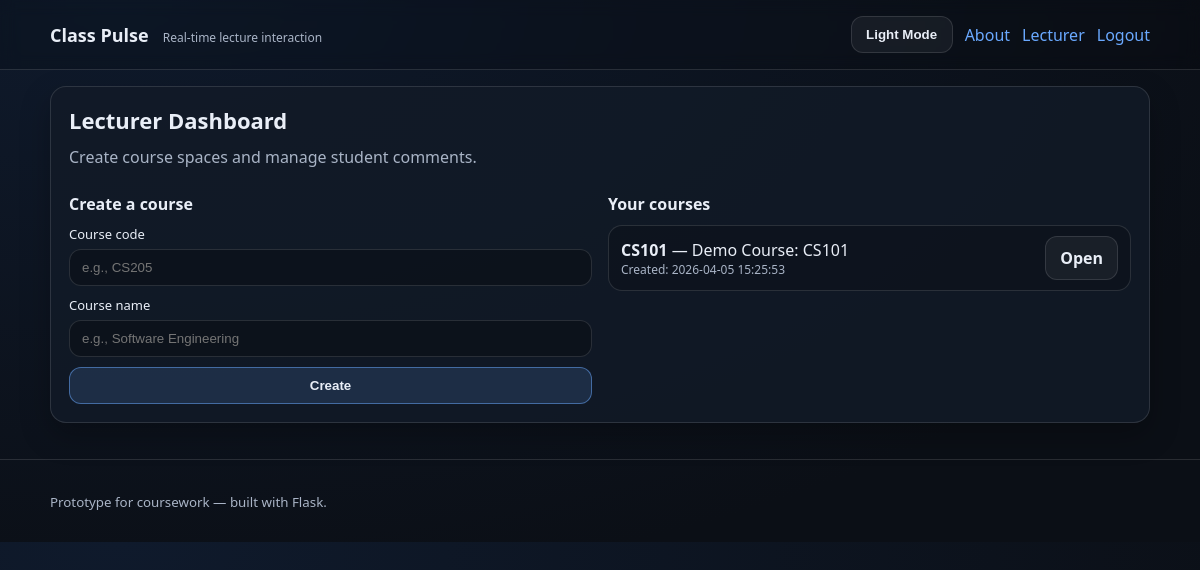
The app's page /lecturer (signed in) with its own data.
### tables this page shows
CREATE TABLE courses (
                id INTEGER PRIMARY KEY AUTOINCREMENT,
                code TEXT UNIQUE NOT NULL,
                name TEXT NOT NULL,
                created_at TEXT NOT NULL
            );

### app.py (the view)
    @app.route("/lecturer", methods=["GET"])
    @require_lecturer
    def lecturer_dashboard():
        db = get_db()
        courses = db.execute("SELECT id, code, name, created_at FROM courses ORDER BY created_at DESC").fetchall()
        return render_template("lecturer_dashboard.html", app_name=APP_NAME, courses=courses)

### templates/lecturer_dashboard.html (shortened to what this page needs)
{% extends "base.html" %}
{% block content %}
  <section class="card">
    <h1>Lecturer Dashboard</h1>
    <p class="muted">Create course spaces and manage student comments.</p>
    <div class="grid">
      <div>
        <h2>Create a course</h2>
        <form method="post" action="{{ url_for('lecturer_create_course') }}" class="form">
          <label>
            Course code
            <input name="code" placeholder="e.g., CS205" required>
          </label>
          <label>
            Course name
            <input name="name" placeholder="e.g., Software Engineering" required>
          </label>
          <button class="btn" type="submit">Create</button>
        </form>
      </div>
      <div>
        <h2>Your courses</h2>
        {% if courses %}
          <ul class="list">
            {% for c in courses %}
              <li class="list-item">
                <div>
                  <strong>{{ c["code"] }}</strong> — {{ c["name"] }}
                  <div class="muted small">Created: {{ c["created_at"] }}</div>
                </div>
                <a class="btn secondary" href="{{ url_for('lecturer_course', course_id=c['id']) }}">Open</a>
              </li>
            {% endfor %}
          </ul>
        {% else %}
          <p class="muted">No courses yet.</p>
        {% endif %}
      </div>
    </div>
  </section>
{% endblock %}

### static/css/style.css (style rules this page uses)
:root { --bg: #0b0f16; --bg-accent: #0f1a2c; --card: rgba(18, 26, 39, 0.85); --text: #e9eef7; --muted: #a9b4c6; --line: rgba(255,255,255,0.12); --accent: #6aa9ff; --danger: #ff6a6a; --warn: #ffd36a; --ok: #7dffb2; --surface: rgba(0,0,0,0.18); --surface-2: rgba(255,255,255,0.05); --input-bg: rgba(0,0,0,0.25); --topbar-bg: rgba(0,0,0,0.15); --shadow: 0 12px 30px rgba(0,0,0,0.25); }
* { box-sizing: border-box; }
body { margin: 0; font-family: system-ui, -apple-system, Segoe UI, Roboto, Helvetica, Arial, "Noto Sans", "Apple Color Emoji","Segoe UI Emoji"; color: var(--text); background: radial-gradient(1200px 600px at 10% 0%, var(--bg-accent), var(--bg)); transition: background 0.25s ease, color 0.25s ease; }
a { color: var(--accent); text-decoration: none; }
.card { background: var(--card); border: 1px solid var(--line); border-radius: 16px; padding: 18px; box-shadow: var(--shadow); }
.grid { display: grid; grid-template-columns: repeat(2, minmax(0, 1fr)); gap: 16px; }
h1 { margin: 0 0 10px 0; font-size: 22px; }
h2 { margin: 14px 0 10px 0; font-size: 16px; }
p { margin: 10px 0; line-height: 1.5; }
.muted { color: var(--muted); }
.small { font-size: 12px; }
.form { display: grid; gap: 10px; }
.form label { display: grid; gap: 6px; font-size: 13px; }
.form input, .form textarea { width: 100%; padding: 10px 12px; border-radius: 12px; border: 1px solid var(--line); background: var(--input-bg); color: var(--text); outline: none; }
.btn { display: inline-flex; align-items: center; justify-content: center; gap: 8px; padding: 10px 14px; border: 1px solid rgba(106,169,255,0.5); background: rgba(106,169,255,0.15); border-radius: 12px; color: var(--text); cursor: pointer; font-weight: 600; }
.btn.secondary { border-color: var(--line); background: var(--surface-2); color: var(--text); }
.list { list-style: none; padding: 0; margin: 0; display: grid; gap: 10px; }
.list-item { display: flex; align-items: center; justify-content: space-between; gap: 10px; padding: 10px 12px; border: 1px solid var(--line); border-radius: 14px; background: var(--surface); }

### records on screen
courses: code "CS101", name "Demo Course: CS101", created_at "2026-04-05 15:25:53"

### other values on screen
{{ app_name }} "Class Pulse"
